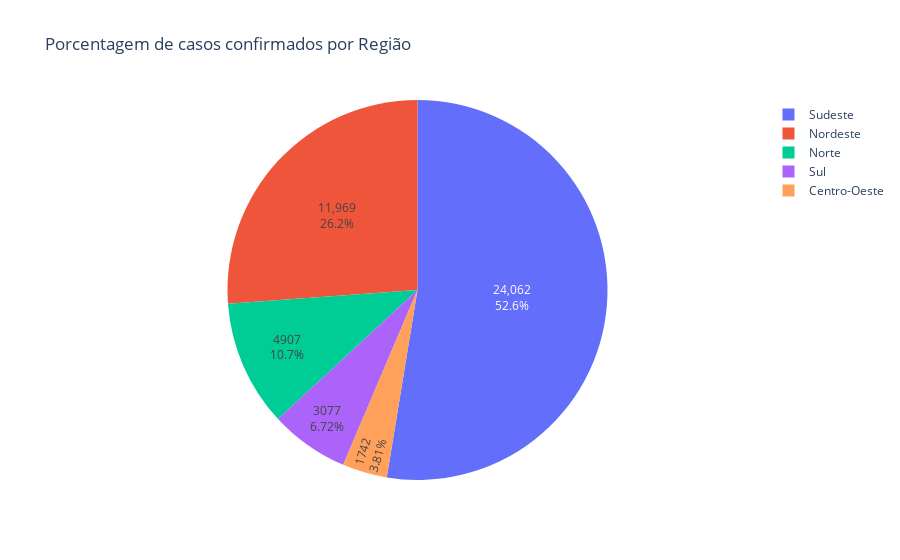

The notebook cell this image was saved under:
### Code cell
trace = go.Pie(labels = list(dados.regiao),
               values = list(dados.casosNovos),
               textinfo='percent+value'
              )

# Armazenando gráfico em uma lista:
casos = [trace]

# Criando Layout:
layout = go.Layout(title='Porcentagem de casos confirmados por Região')

# Criando figura que será exibida:
fig3 = go.Figure(data=casos, layout=layout)

py.iplot(fig3)
plotly.offline.plot(fig3, filename='HTML/PercentualAcumuladoRegiaoDia.html', auto_open=False)

### Figure 1 — Plotly figure (JSON) as saved in the notebook; plotly's stock layout.template omitted (floating-point values rounded to 4 significant figures; data arrays with more than 128 entries replaced by an {"elided": "..."} marker saying what was removed)
{"data": [{"labels": {"elided": "2268 str values"}, "textinfo": "percent+value", "type": "pie", "values": {"elided": "2268 int values"}}], "layout": {"title": {"text": "Porcentagem de casos confirmados por Região"}}}
